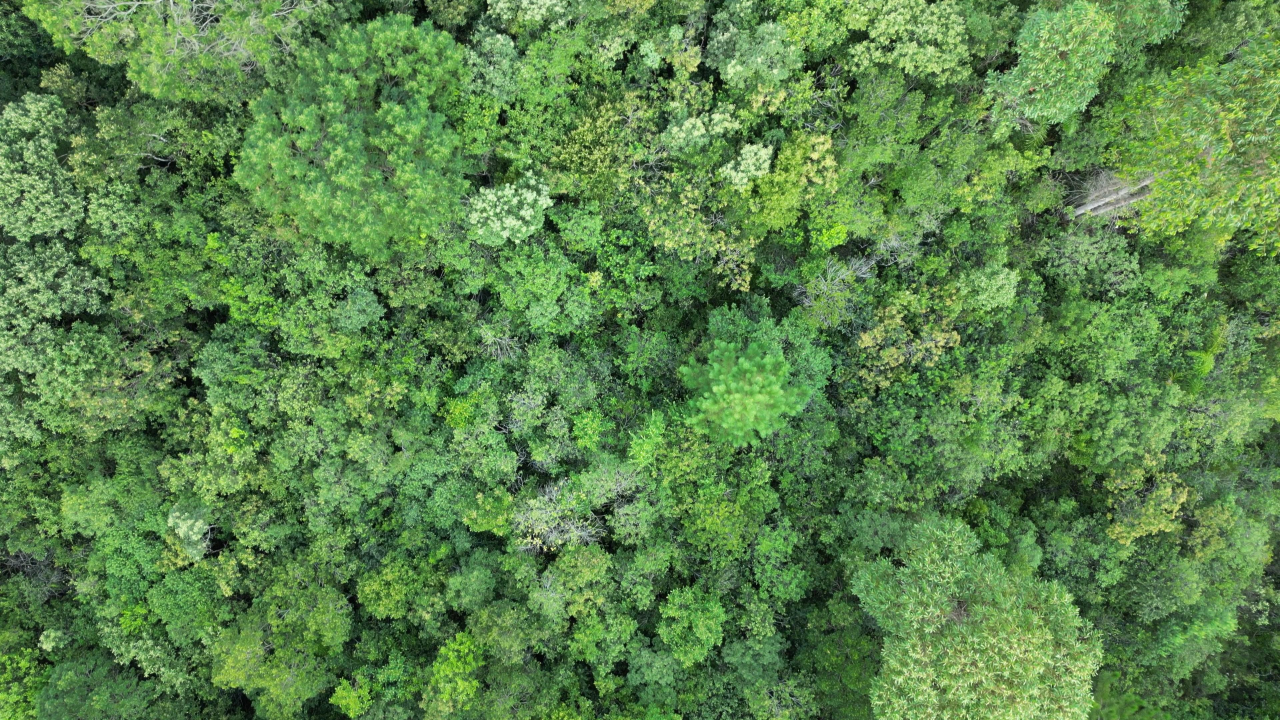
#> input picture datasets/pinus_50m/image/1.jpg, 3840 x 2160 px, found by its file name (shown at 1/3 size)
$ python crop.py
#> lines starting #> are read from the running program, lines starting #| are printed output that depends on the picture; after the words box and inside, x2 and y2 are one past the last pixel; in counts of white or black regions, pixels touching at a corner belong together
import os
import numpy as np
from PIL import Image
import cv2

def load_image(path):
#> called with path = 'pinus_50m/image/1.jpg'
    return Image.open(path).convert("RGB")
#> returned value is the input picture: PIL image 3840x2160 RGB; mean R, G, B 92.7, 132.4, 75.8

def load_mask(path):
#> called with path = 'pinus_50m/mask/1.png'
    return Image.open(path).convert("L")
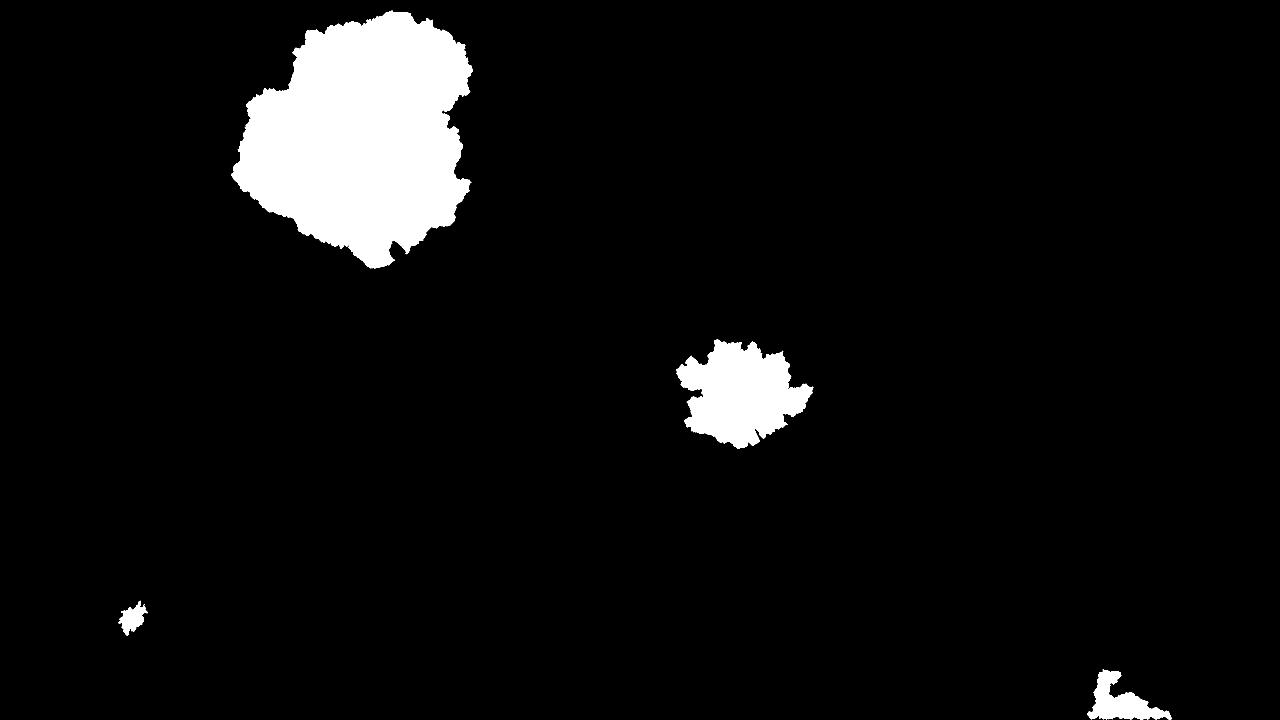
#> input picture datasets/pinus_50m/mask/1.png, 3840 x 2160 px, found by its file name (shown at 1/3 size)
#> returned value is the input picture: PIL image 3840x2160 L; 5.8% white; 4 white regions, box (x1, y1, x2, y2) and area: (693, 32, 1419, 806) 380693, (2028, 1018, 2440, 1347) 82531, (3261, 2008, 3515, 2159) 16544, (356, 1802, 444, 1906) 4382

def crop_masked_patches(image_path, mask_path, crop_size=1024, stride=512, output_dir="output"):
#> called with image_path = 'pinus_50m/image/1.jpg', mask_path = 'pinus_50m/mask/1.png', crop_size = 1024, stride = 512, output_dir = 'output'
    os.makedirs(os.path.join(output_dir, "images"), exist_ok=True)
    os.makedirs(os.path.join(output_dir, "masks"), exist_ok=True)

    img = cv2.imread(image_path)
    mask = cv2.imread(mask_path, 0)  # grayscale

    h, w = mask.shape
#> h = 2160; w = 3840

    count = 0
    for y in range(0, h - crop_size + 1, stride):
        for x in range(0, w - crop_size + 1, stride):
            mask_crop = mask[y:y+crop_size, x:x+crop_size]
            if np.any(mask_crop > 0):
                img_crop = img[y:y+crop_size, x:x+crop_size]

                # Salvar os crops
                cv2.imwrite(os.path.join(output_dir, "images", f"{count}.png"), img_crop)
                cv2.imwrite(os.path.join(output_dir, "masks", f"{count}.png"), mask_crop)
                count += 1
#> this loop made 3 passes
#> pass 1, in crop_masked_patches, `cv2.imwrite(os.path.join(output_dir, "images", f"{count}.png"), img_cr..`:
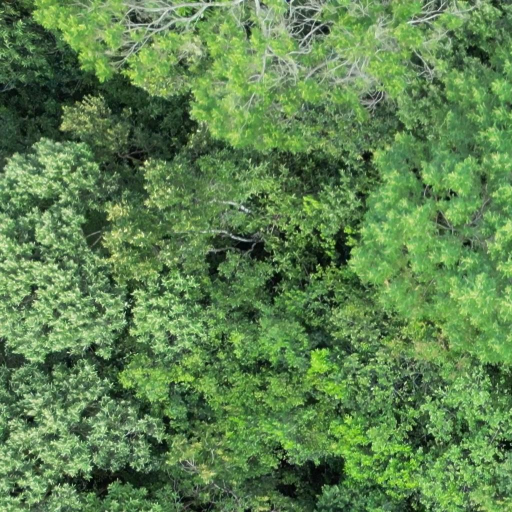
#> saved as 0.png: shape (1024, 1024, 3) (shown at 1/2 size); mean B, G, R 78.3, 131.4, 94.1
#> pass 1, in crop_masked_patches, `cv2.imwrite(os.path.join(output_dir, "masks", f"{count}.png"), mask_cr..`:
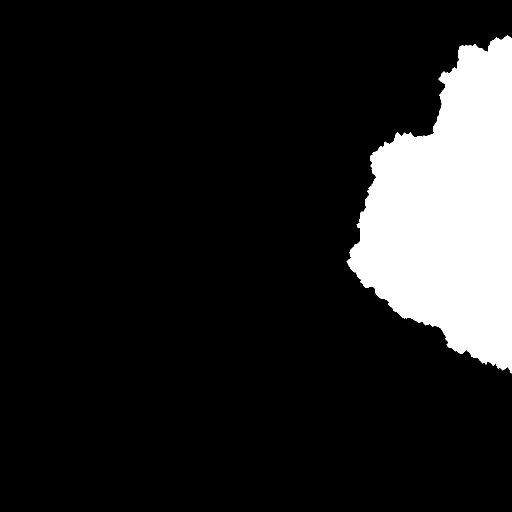
#> saved as 0.png: shape (1024, 1024) (shown at 1/2 size); 13.5% white; 1 white region, box (x1, y1, x2, y2) and area: (693, 71, 1024, 747) 141187
#> pass 1, in crop_masked_patches, `cv2.imwrite(os.path.join(output_dir, "images", f"{count}.png"), img_cr..`:
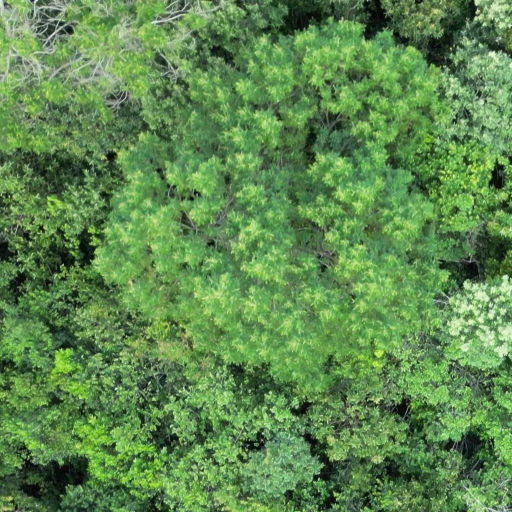
#> saved as 1.png: shape (1024, 1024, 3) (shown at 1/2 size); mean B, G, R 78.4, 137.5, 94.2
#> pass 1, in crop_masked_patches, `cv2.imwrite(os.path.join(output_dir, "masks", f"{count}.png"), mask_cr..`:
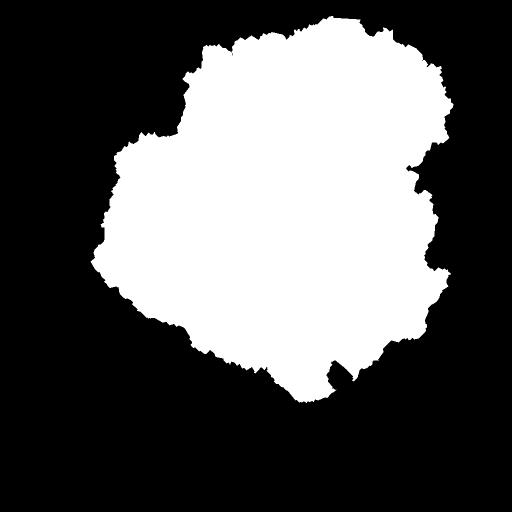
#> saved as 1.png: shape (1024, 1024) (shown at 1/2 size); 36.3% white; 1 white region, box (x1, y1, x2, y2) and area: (181, 32, 907, 806) 380693
#> after the loop, count = 15

    print(f"{count} recortes com máscara salvos em '{output_dir}'.")
#| 15 recortes com máscara salvos em 'output'.


# ===== USO COM UMA IMAGEM =====
img_path = "pinus_50m/image/1.jpg"
mask_path = "pinus_50m/mask/1.png"  # mesma imagem se for máscara também

output_image_dir = "pinus_50m/image(1024)"
output_mask_dir = "pinus_50m/mask(1024)"
os.makedirs(output_image_dir, exist_ok=True)
os.makedirs(output_mask_dir, exist_ok=True)

# Carrega e prepara
img = load_image(img_path)
mask = load_mask(mask_path)
img_np = np.array(img)
mask_np = np.array(mask)

crop_masked_patches(img_path, mask_path)
